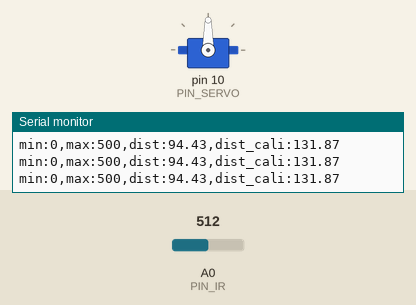
Simulated run of this sketch. Board: Arduino Uno, built with avr-gcc and run on an emulated ATmega328P. On the bench: servo, the last lines printed to the serial monitor. The inputs (shaded band) are chosen by the test bench; at power-on: A0 (PIN_IR) = 512.

Above: at 1.2 s.
1.3 s: A0 (PIN_IR) set to 317
2.8 s: A0 (PIN_IR) set to 296
At 3.2 s:
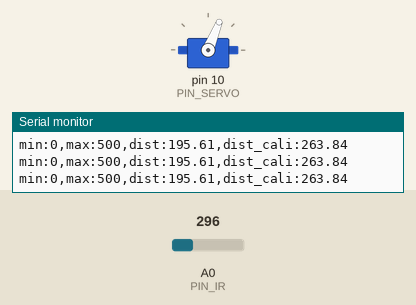
4.3 s: A0 (PIN_IR) set to 306
At 5.5 s:
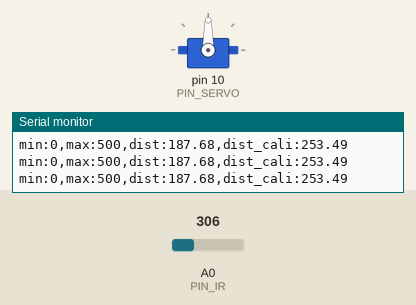
5.8 s: A0 (PIN_IR) set to 245
At 6.7 s:
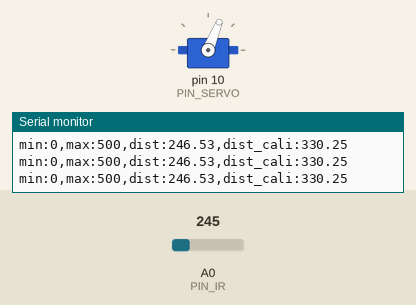
Timing chart, 0 to 8.3 s (numbered marks = the images above; inputs shaded):
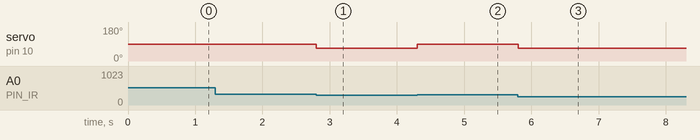

The sketch:

20_example_1.ino
```cpp
#include <Servo.h>

#define PIN_SERVO 10
#define PIN_IR A0

#define _DUTY_NEU 1350
#define _DUTY_LOW 1470
#define _DUTY_HIGH 1250

#define _SERVO_SPEED 30
#define INTERVAL 25

//int speed[4] = {_DUTY_NEU, _DUTY_LOW, _DUTY_HIGH, _DUTY_LOW};
Servo myservo;
int num=0;
float val_ema, alpha, val_ema_1=0;
unsigned long last_sampling_time;
//int duty_chg_per_interval;
int a,b;

void setup() {
  // put your setup code here, to run once:
  myservo.attach(PIN_SERVO);

  //duty_chg_per_interval = (_DUTY_HIGH - _DUTY_LOW) * (_SERVO_SPEED / 180.0) * (INTERVAL / 1000.0);
  Serial.begin(57600);

  a = 70;
  b = 300;
  last_sampling_time = 0;
}

float ir_distance(void)
{
  float val;
  float volt = float(analogRead(PIN_IR));
  val = ((6762.0/(volt-9.0))-4.0)*10.0;
  /*
  if(volt==0)
  {
    val_ema = val_ema_1;
  }
  else
  {
    val_ema = (alpha*val)+((1-alpha)*val_ema_1);
    val_ema_1 = val_ema;
  }
  */
  return val;
}

void loop() {
  // put your main code here, to run repeatedly:
  if(millis() < last_sampling_time + INTERVAL ) return ;
  float raw_dist = ir_distance();
  float dist_cali = 100 + 300.0 / (b - a) * (raw_dist - a);
  Serial.print("min:0,max:500,dist:");
  Serial.print(raw_dist);
  Serial.print(",dist_cali:");
  Serial.println(dist_cali);
  /*
  if(raw_dist < 240)
    myservo.writeMicroseconds(_DUTY_LOW);
   else if (raw_dist > 240 && raw_dist < 260)
    myservo.writeMicroseconds(_DUTY_NEU);
  else
    myservo.writeMicroseconds(_DUTY_HIGH);
   */

   if (dist_cali < 255)
    myservo.writeMicroseconds(_DUTY_LOW);
   else
    myservo.writeMicroseconds(_DUTY_HIGH);

  last_sampling_time += INTERVAL;

}
```

Measured:
- the behaviour switches between 305 and 304 on A0 (PIN_IR) (found by bisection; images 0 and 1)
- after the input at 2.8 s, servo on pin 10 (PIN_SERVO): 90° → 68° at once
- after the input at 4.3 s, servo on pin 10 (PIN_SERVO): 68° → 90° at once
- after the input at 5.8 s, servo on pin 10 (PIN_SERVO): 90° → 68° at once
